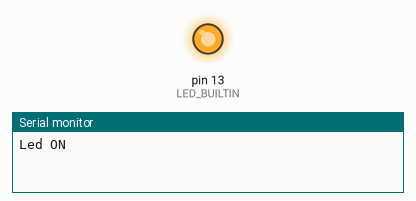
This sketch was run on a simulated Arduino Uno, built with avr-gcc and run on an emulated ATmega328P. On the bench: output pins drawn as LEDs (lit = HIGH), the last lines printed to the serial monitor.

Above: at 2.5 s.
At 5.5 s:
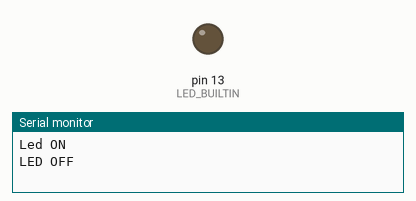
Timing chart, 0 to 7.8 s (numbered marks = the images above):
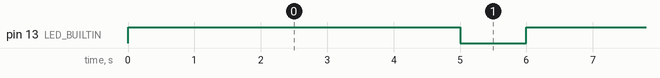

Measured:
- by itself, pin 13 (LED_BUILTIN): alternates HIGH for 5.0 s and LOW for 1.0 s

The sketch:

Blink.ino
```cpp
void setup() {
  pinMode(LED_BUILTIN, OUTPUT);
  Serial.begin(115200);
}

void loop() {
  digitalWrite(LED_BUILTIN, HIGH);
  Serial.println("Led ON");
  delay(5000);
  digitalWrite(LED_BUILTIN, LOW);
  Serial.println("LED OFF");
  delay(1000);
}
```
